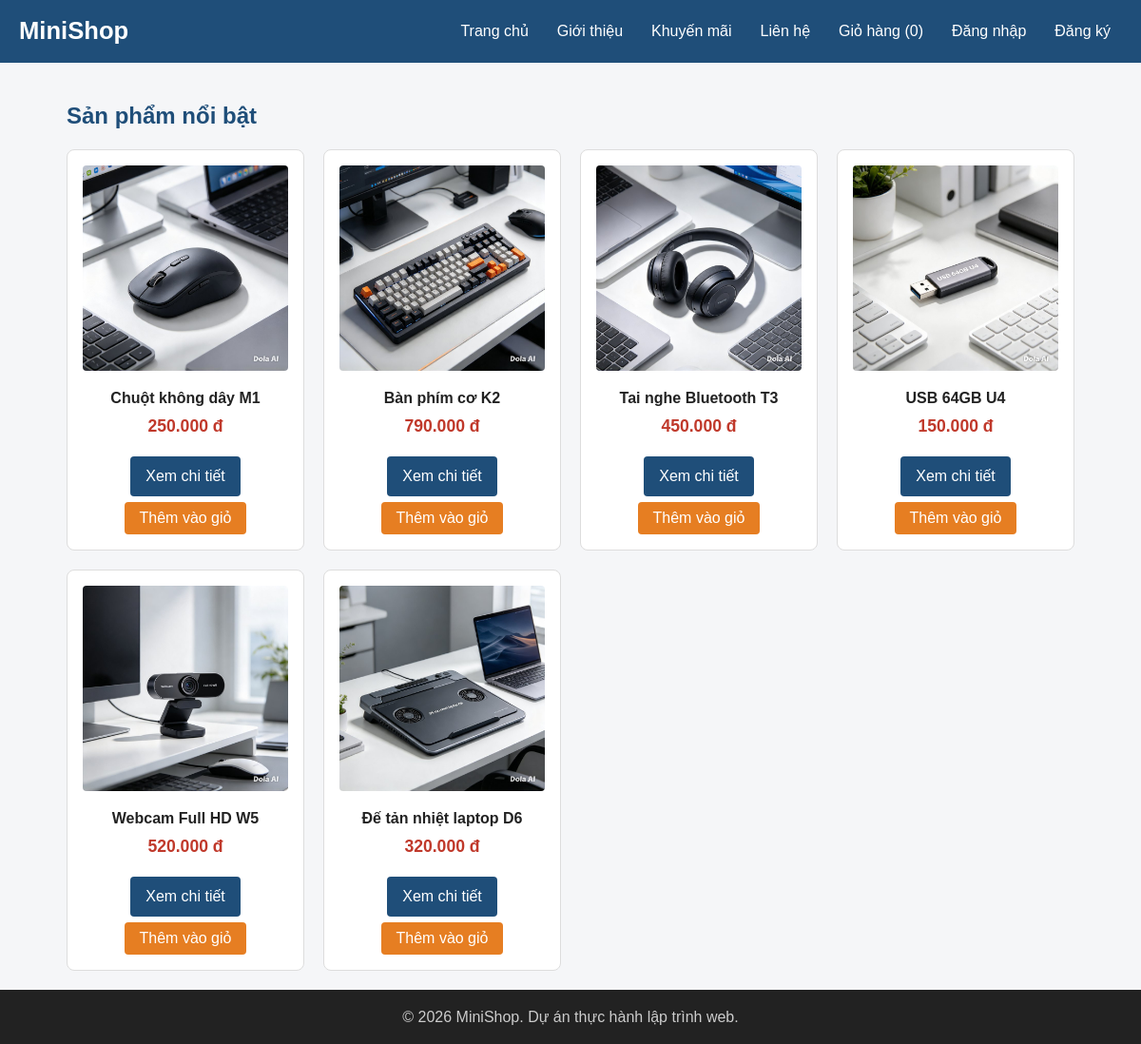
The page /old/index.php on the database its author committed.
### tables this page shows
CREATE TABLE products (
    id          INT UNSIGNED AUTO_INCREMENT PRIMARY KEY,
    category_id INT UNSIGNED NOT NULL,
    name        VARCHAR(200) NOT NULL,
    price       INT UNSIGNED NOT NULL,
    description TEXT,
    image       VARCHAR(255) NOT NULL DEFAULT 'images/sp01.jpg',
    stock       INT UNSIGNED NOT NULL DEFAULT 0,
    created_at  DATETIME NOT NULL DEFAULT CURRENT_TIMESTAMP,
    FOREIGN KEY (category_id) REFERENCES categories (id)
);

### old/includes/functions.php (called while the page is built)
<?php
function e($value)
{
    return htmlspecialchars((string) $value, ENT_QUOTES, 'UTF-8');
}
function format_price($amount)
{
    return number_format((int) $amount, 0, ',', '.') . ' đ';
}
function url($path = '')
{
    return BASE_URL . ltrim($path, '/');
}

### old/index.php (the view, shortened to what this page needs)
<?php
require __DIR__ . '/includes/init.php';
$stmt = $pdo->query('SELECT id, name, price, image FROM products ORDER BY id');
$products = $stmt->fetchAll();
require __DIR__ . '/includes/header.php';
?>
<section>
    <h2>Sản phẩm nổi bật</h2>
    <div class="product-list">
        <?php foreach ($products as $product): ?>
         <article class="product-card">
            <img src="<?= url($product['image']) ?>" alt="<?= e($product['name']) ?>">
            <h3><?= e($product['name']) ?></h3>
            <p class="price"><?= format_price($product['price']) ?></p>
            <a href="<?= url('product.php?id=' . $product['id']) ?>" class="btn">Xem chi tiết</a>
            <button type="button" class="btn btn-accent add-to-cart"
                    data-id="<?= $product['id'] ?>">Thêm vào giỏ</button>
        </article>
        <?php endforeach; ?>
    </div>
</section>
<?php require __DIR__ . '/includes/footer.php'; ?>

### old/css/style.css (style rules this page uses)
:root { --primary: #1f4e79; --primary-dark: #163a5a; --accent: #e67e22; --accent-dark: #cf6d17; --text: #222222; --muted: #666666; --border: #dddddd; --bg: #f5f6f8; --white: #ffffff; --danger: #c0392b; }
* { box-sizing: border-box; }
body { margin: 0; font-family: Arial, Helvetica, sans-serif; font-size: 16px; line-height: 1.6; color: var(--text); background-color: var(--bg); }
h1, h2, h3 { line-height: 1.3; }
h2 { color: var(--primary); }
a { color: var(--primary); text-decoration: none; }
img { max-width: 100%; height: auto; }
.price { color: var(--danger); font-size: 1.1rem; font-weight: bold; }
.product-list { display: grid; grid-template-columns: repeat(4, 1fr); gap: 20px; }
.product-card { padding: 16px; border: 1px solid var(--border); border-radius: 8px; background-color: var(--white); text-align: center; transition: box-shadow 0.2s, transform 0.2s; }
.product-card img { width: 100%; aspect-ratio: 1 / 1; object-fit: cover; border-radius: 4px; }
.product-card h3 { margin: 12px 0 4px; font-size: 1rem; }
.product-card .price { margin: 0 0 12px; }
.btn { display: inline-block; padding: 8px 16px; border: none; border-radius: 4px; background-color: var(--primary); color: var(--white); font-size: 1rem; font-family: inherit; cursor: pointer; }
.btn-accent { background-color: var(--accent); }
.product-card .btn { margin-top: 6px; }
body { display: flex; flex-direction: column; min-height: 100vh; }

### rows shown on the page
products: image (picture), name "Chuột không dây M1", price "250.000 đ"
products: image (picture), name "Bàn phím cơ K2", price "790.000 đ"
products: image (picture), name "Tai nghe Bluetooth T3", price "450.000 đ"
products: image (picture), name "USB 64GB U4", price "150.000 đ"
products: image (picture), name "Webcam Full HD W5", price "520.000 đ"
products: image (picture), name "Đế tản nhiệt laptop D6", price "320.000 đ"
